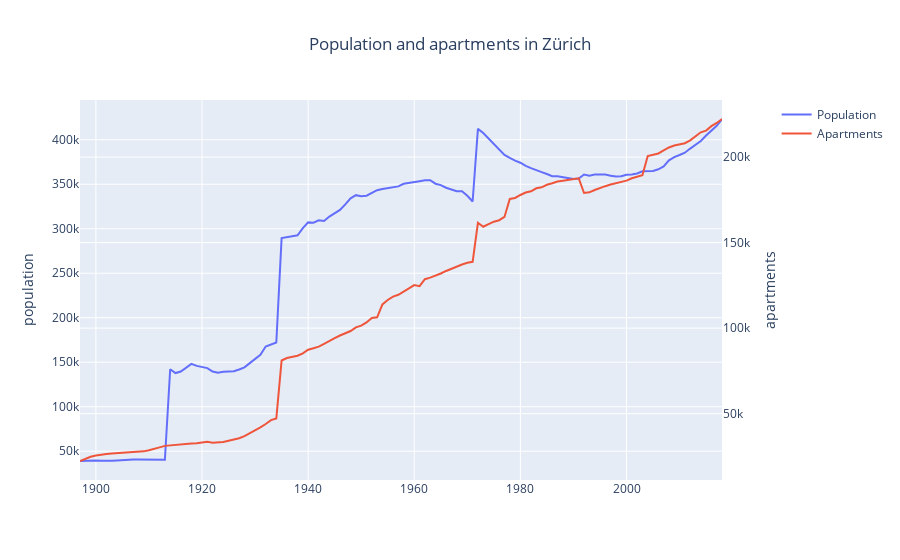

Notebook code cell kept with this figure:
### Code cell
fig = make_subplots(specs=[[{"secondary_y": True}]])

fig.add_trace(
    go.Scatter(x=df["time"], y=df["pop"], name="Population"),
    secondary_y=False,
)

fig.add_trace(
    go.Scatter(x=df["time"], y=df["apts"], name="Apartments"),
    secondary_y=True,
)

fig.update_layout(title={"text": "Population and apartments in Zürich", "x": 0.5})
fig.update_yaxes(title_text="population", secondary_y=False)
fig.update_yaxes(title_text="apartments", secondary_y=True)
fig.show()
